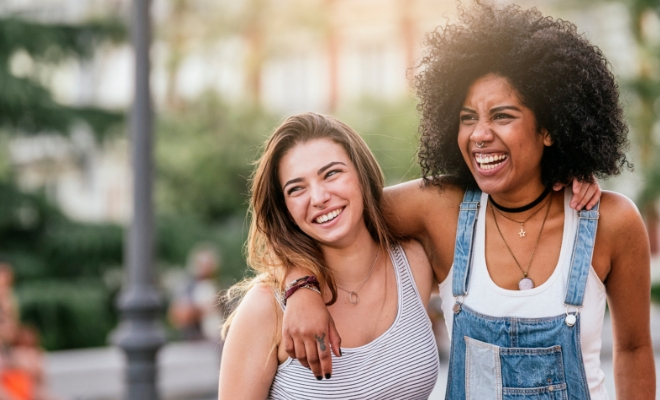
//> input picture Ejemplo-13-Detección-Rostros-Cascadas-de-Haar-V-J-OpenCV/imagen.jpg, 660 x 400 px
$ ./Principal   (built with g++ and OpenCV 4)
//> lines starting //> are read from the running program, lines starting //| are printed output that depends on the picture; after the words box and inside, x2 and y2 are one past the last pixel; in counts of white or black regions, pixels touching at a corner belong together

#include <iostream>
#include <cstdlib>
#include <ctime>
#include <cmath>

//#include <opencv2/opencv.hpp>

#include <opencv2/core/core.hpp> // Define los objetos matemáticos que me permiten representar las imágenes
#include <opencv2/highgui/highgui.hpp> // Crear ventanas y manejar la interfaz gráfica de usuario
#include <opencv2/imgproc/imgproc.hpp>
#include <opencv2/imgcodecs/imgcodecs.hpp>
#include <opencv2/video/video.hpp>
#include <opencv2/videoio/videoio.hpp>
#include <opencv2/xfeatures2d/nonfree.hpp>
#include <opencv2/objdetect/objdetect.hpp>

using namespace cv;
using namespace std;

CascadeClassifier face_classifier;
CascadeClassifier eye_classifier;
Mat frame;


void detectar(Mat grisE){
    vector<Rect> rostros;
    face_classifier.detectMultiScale(grisE, rostros);

    cout << "Rostros Detectados: " << rostros.size() << endl;

    for(int i=0;i<rostros.size();i++){
        Point centro(rostros[i].x+rostros[i].width/2,rostros[i].y+rostros[i].height/2);
        ellipse(frame,centro,Size(rostros[i].width/2,rostros[i].height/2),0,0,360,Scalar(233,10,10),4);

        vector<Rect> ojos;
        // Permite crear una sub-imagen a partir del rectángulo que se pasa como parámetro
        Mat rostro = grisE(rostros[i]);
        eye_classifier.detectMultiScale(rostro, ojos);

        for(int j=0;j<ojos.size();j++){
            Point centroOjo(rostros[i].x+ojos[j].x+ojos[j].width/2,rostros[i].y+ojos[j].y+ojos[j].height/2);
            ellipse(frame,centroOjo,Size(ojos[j].width/2,ojos[j].height/2),0,0,360,Scalar(10,233,233),5);
        }
    }
    imshow("Captura", frame);
}


int main(int argc, char *argv[]){

    if(!face_classifier.load("/home/vlarobbyk/aplicaciones/Librerias/opencv-4.0.0/opencv4-installation/share/opencv4/haarcascades/haarcascade_frontalface_default.xml")){
        cout << "No puede cargar fichero Haar Faces" << endl;
        return -1;
    }

    if(!eye_classifier.load("/home/vlarobbyk/aplicaciones/Librerias/opencv-4.0.0/opencv4-installation/share/opencv4/haarcascades/haarcascade_eye.xml")){
        cout << "No puede cargar fichero Haar Eyes" << endl;
        return -1;
    }

    Mat imagen = imread("imagen.jpg");
//> imagen is the input picture: 400 rows x 660 cols, CV_8UC3; mean B, G, R 118, 132.2, 147.4
    Mat imgGris;

    cvtColor(imagen, imgGris, COLOR_BGR2GRAY);
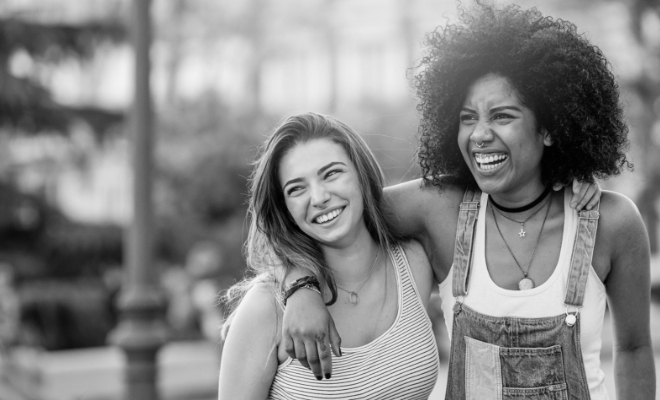
//> imgGris: 400 rows x 660 cols, CV_8UC1; min 0, max 246, mean 135.1
    equalizeHist(imgGris, imgGris);
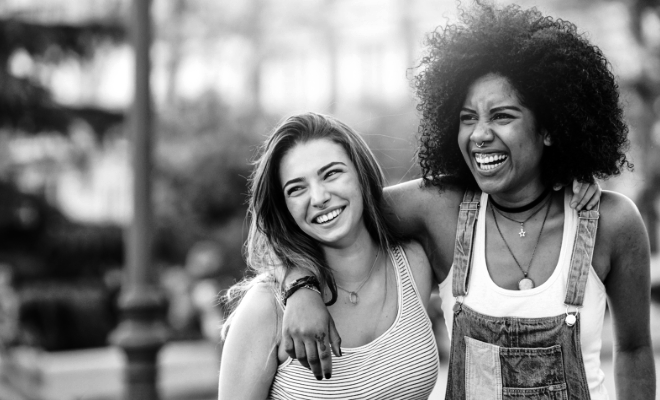
//> imgGris: 400 rows x 660 cols, CV_8UC1; min 0, max 255, mean 128.1

    vector<Rect> rostros;
    face_classifier.detectMultiScale(imgGris,rostros);
//> rostros = 2 Rects (x, y, width, height): [441, 79, 96, 96], [267, 141, 98, 98]

    for(int i=0;i<rostros.size();i++){
        Point centro(rostros[i].x+rostros[i].width/2,rostros[i].y+rostros[i].height/2);
        ellipse(imagen,centro,Size(rostros[i].width/2,rostros[i].height/2),0,0,360,Scalar(233,10,10),4);
    }
//> this loop made 2 passes
//> centro on passes 1 to 2: Point(489, 127), Point(316, 190)
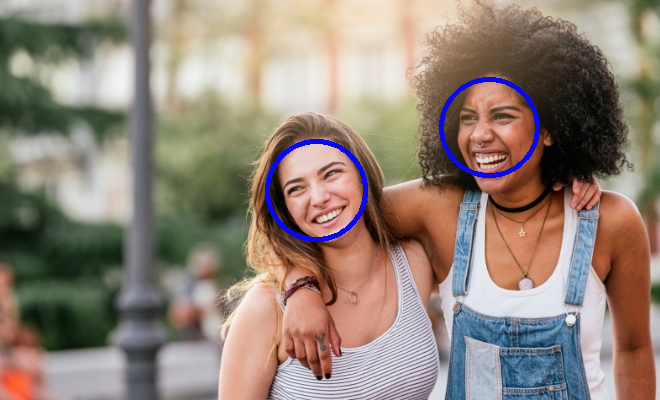
//> imagen: 400 rows x 660 cols, CV_8UC3; 1.14% of pixels changed, all inside (x1, y1, x2, y2) = (265, 77, 540, 242)

    imshow("Imagen", imagen);

    VideoCapture video("/dev/video0");

    if(video.isOpened()){

        Mat gris;
        Mat grisEcualizada;

        namedWindow("Captura", WINDOW_AUTOSIZE);
        namedWindow("Gris", WINDOW_AUTOSIZE);
        namedWindow("Gris Ecualizada", WINDOW_AUTOSIZE);

        while(3==3){
            video >> frame;
            flip(frame, frame, 1);
            cvtColor(frame, gris, COLOR_BGR2GRAY);
            equalizeHist(gris, grisEcualizada);

            detectar(grisEcualizada);

            imshow("Gris", gris);
            imshow("Gris Ecualizada", grisEcualizada);

            if(waitKey(23)==27)
                break;
        }

    }
    destroyAllWindows();

    return 0;
}
